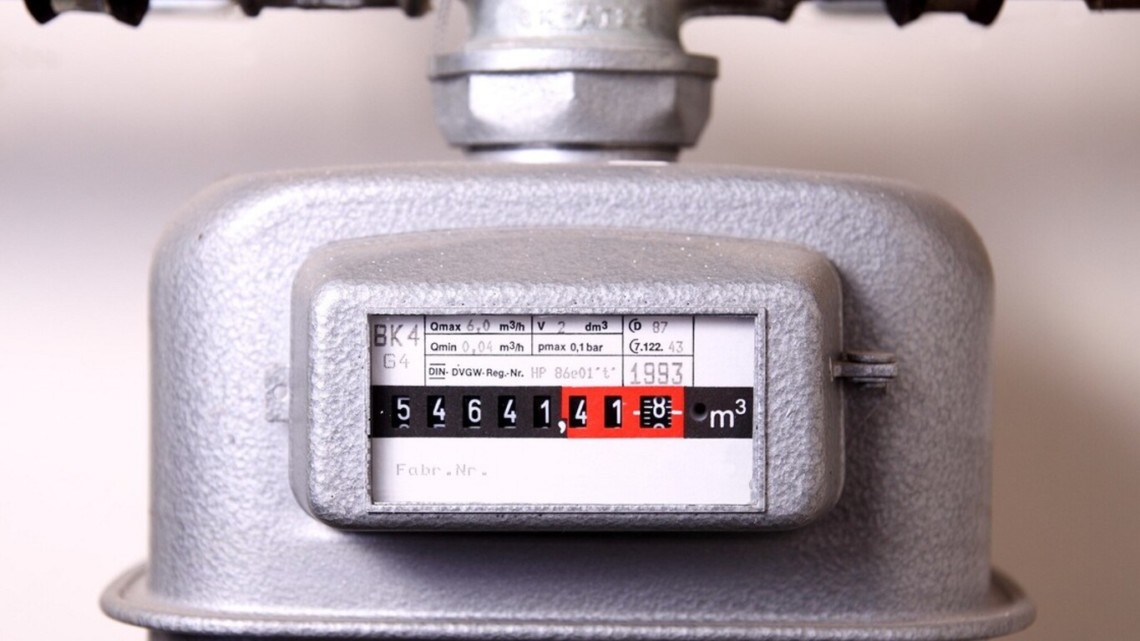
#> input picture tasks/task8/numer bio1/lich2.jpg, 1140 x 641 px, found by its file name
$ python 'task8_(2).py'
#> lines starting #> are read from the running program, lines starting #| are printed output that depends on the picture; after the words box and inside, x2 and y2 are one past the last pixel; in counts of white or black regions, pixels touching at a corner belong together
import cv2
import pytesseract
import numpy as np

img = cv2.imread('/home/rodion/yuliia0/aboba/tasks/task8/numer bio1/lich2.jpg')
#> img is the input picture: shape (641, 1140, 3); mean B, G, R 172, 165.9, 179
'''width = int(img.shape[1] * 0.5)
height = int(img.shape[0] * 0.5)
img= cv2.resize(img, (width, height) )'''
gray = cv2.cvtColor(img, cv2.COLOR_BGR2GRAY)

gray = cv2.blur(gray, (3,3))
cv2.imshow('cool', img)


"""обрізка, квадрат"""
canny= cv2.Canny(gray, 280, 280 * 2)
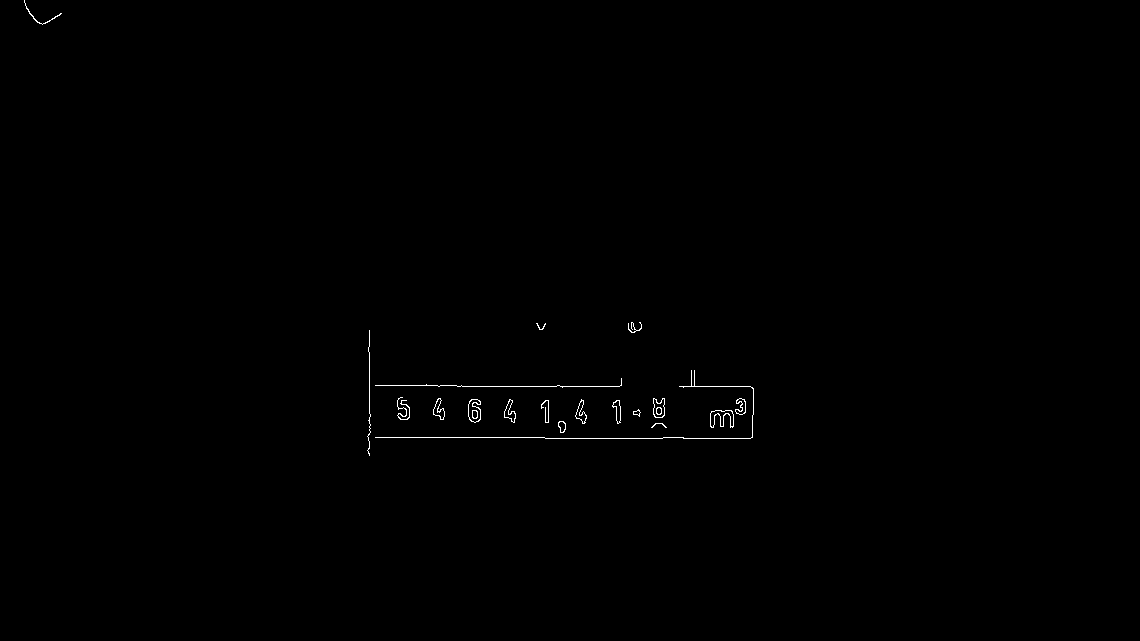
#> canny: shape (641, 1140); 0.27% white in thin lines or dots, all inside (x1, y1, x2, y2) = (24, 0, 754, 456)
cv2.imshow('non',canny )
contours, hierarchy = cv2.findContours(canny, cv2.RETR_TREE, cv2.CHAIN_APPROX_SIMPLE)
#> contours = 33 contours, 8 with area under 20; largest, box (x1, y1, x2, y2) and area: (468, 399, 481, 423) 220, (710, 410, 734, 428) 206, (468, 399, 481, 423) 204, (710, 410, 734, 428) 191, (653, 398, 665, 418) 174

boundRect = [None]*len(contours)
#> boundRect = 33 items
list=[]
for i, c in enumerate(contours):
    boundRect[i] = cv2.boundingRect(cv2.approxPolyDP(c, 3, True))
#> this loop made 33 passes
#> after the loop, boundRect = 33 items, first 6: (651, 423, 16, 5), (559, 421, 7, 12), (560, 421, 6, 12), (711, 410, 23, 18), (710, 410, 24, 18), (633, 409, 7, 8)
for i in range(len(contours)):
    x1=int(boundRect[i][0])
    x2=int(boundRect[i][0]+boundRect[i][2])
    y1=int(boundRect[i][1])
    y2=boundRect[i][1]+boundRect[i][3]
    lines=cv2.rectangle(gray, (x1, y1), (x2, y2), (100,10,40), 2)
    length=boundRect[i][2]
    '''print('neeeeeeeeew:')
    print("length",length)
    print("  x1-",x1,"  y1-",y1,"  x2-",x2,"  y2-",y2)'''
    """мікро-перерва для відшивання ліній"""
    list.append((x1,y1,x2,y2,length))
    """закінчення набору списку прямокутників-обітків"""

    """початок розслідування"""
#> this loop made 33 passes
#> (x1, x2, y1, y2, length) on passes 1 to 12: (651, 667, 423, 428, 16), (559, 566, 421, 433, 7), (560, 566, 421, 433, 6), (711, 734, 410, 428, 23), (710, 734, 410, 428, 24), (633, 640, 409, 417, 7), (633, 641, 412, 413, 8), (612, 621, 400, 424, 9), (612, 619, 400, 424, 7), (541, 549, 400, 423, 8), (575, 587, 399, 424, 12), (575, 585, 400, 424, 10)
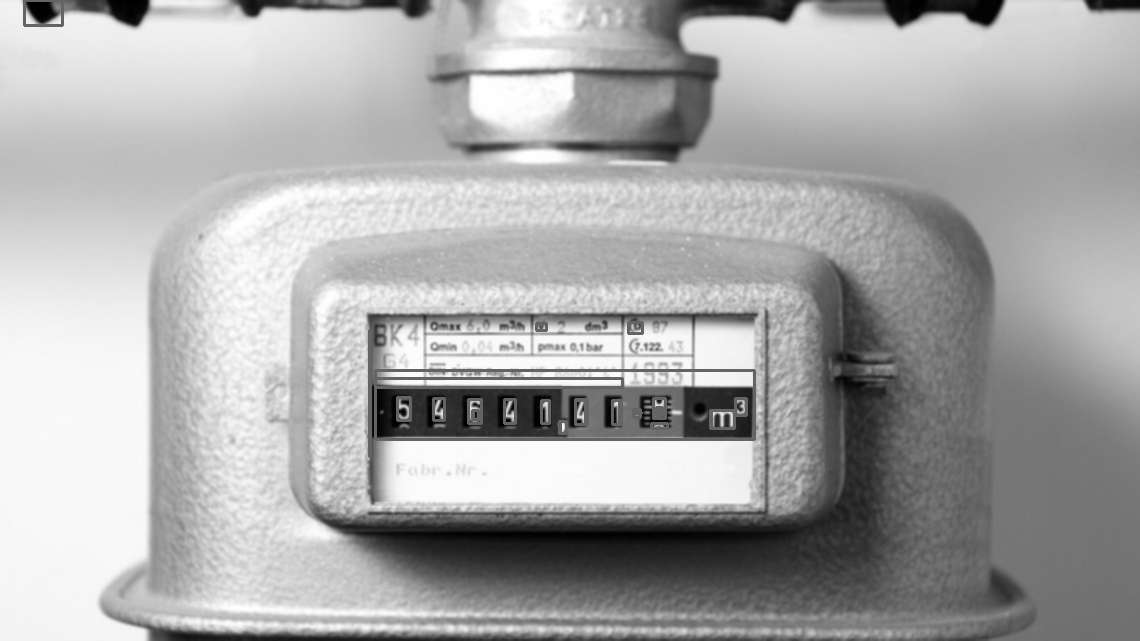
#> gray: shape (641, 1140); min 0, max 255, mean 170.1
#> after the loop, list = 33 items, first 6: (651, 423, 667, 428, 16), (559, 421, 566, 433, 7), (560, 421, 566, 433, 6), (711, 410, 734, 428, 23), (710, 410, 734, 428, 24), (633, 409, 640, 417, 7)
sorted=sorted(list,key=lambda line:line[4],reverse=True)
#> sorted = 33 items, first 6: (375, 370, 754, 439, 379), (375, 378, 622, 387, 247), (24, 0, 62, 25, 38), (710, 410, 734, 428, 24), (711, 410, 734, 428, 23), (651, 423, 667, 428, 16)
'''print(sorted)'''
x1,y1,x2,y2,dov=sorted[0]
#> x1 = 375; y1 = 370; x2 = 754; y2 = 439; dov = 379
'''print(x1,y1,x2,y2,dov)'''
cv2.rectangle(img, (x1, y1), (x2,y2), (100,10,40), 2)
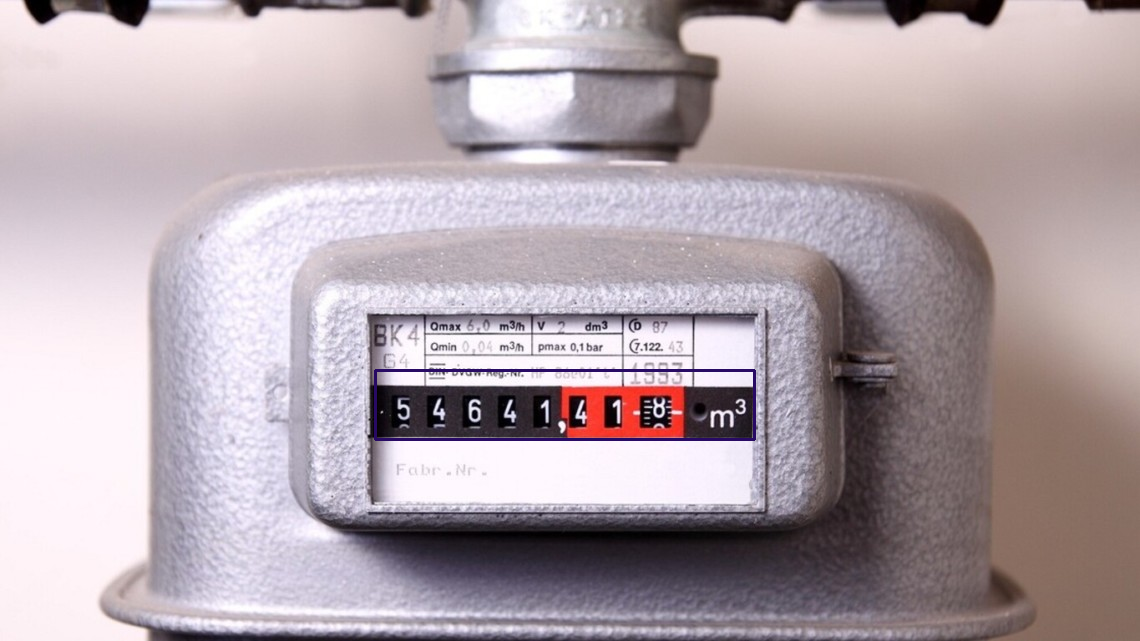
#> img: shape (641, 1140, 3); 0.37% of pixels changed, all inside (x1, y1, x2, y2) = (374, 369, 756, 441)
crop = img[y1:y2, x1:x2]
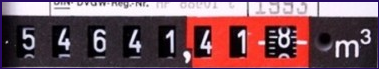
#> crop: shape (69, 379, 3); mean B, G, R 95.3, 85.5, 122.3
crop=cv2.GaussianBlur(crop,(3,3),0)
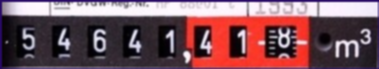
#> crop: shape (69, 379, 3); mean B, G, R 95.4, 85.9, 122.8
'''ker=np.array([[-1,-1,-1],[-1,9,-1],[-1,-1,-1]])
crop=cv2.filter2D(crop,-1,ker)'''
crop_gray=cv2.cvtColor(crop, cv2.COLOR_BGR2GRAY)
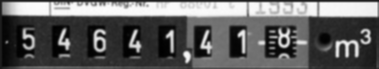
#> crop_gray: shape (69, 379); min 0, max 253, mean 98
ret, thresh = cv2.threshold(crop_gray, 170, 255, cv2.THRESH_BINARY_INV)
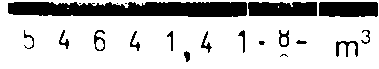
#> thresh: shape (69, 379); 77.9% white; 20 black regions (4 under 20 px), largest, box (x1, y1, x2, y2) and area: (8, 2, 247, 17) 3124, (248, 2, 317, 16) 918, (319, 2, 378, 17) 855
cv2.imshow("Area",thresh )

'''
width = int(img.shape[1] * 2)
height = int(img.shape[0] * 2)
img= cv2.resize(img, (width, height) )

ker=np.ones((2,2),np.uint8)
img=cv2.erode(img, ker)
img=cv2.dilate(img,ker)
img=cv2.dilate(img,ker)'''


#> (the run stopped early here; a loop or call above may not have finished)
